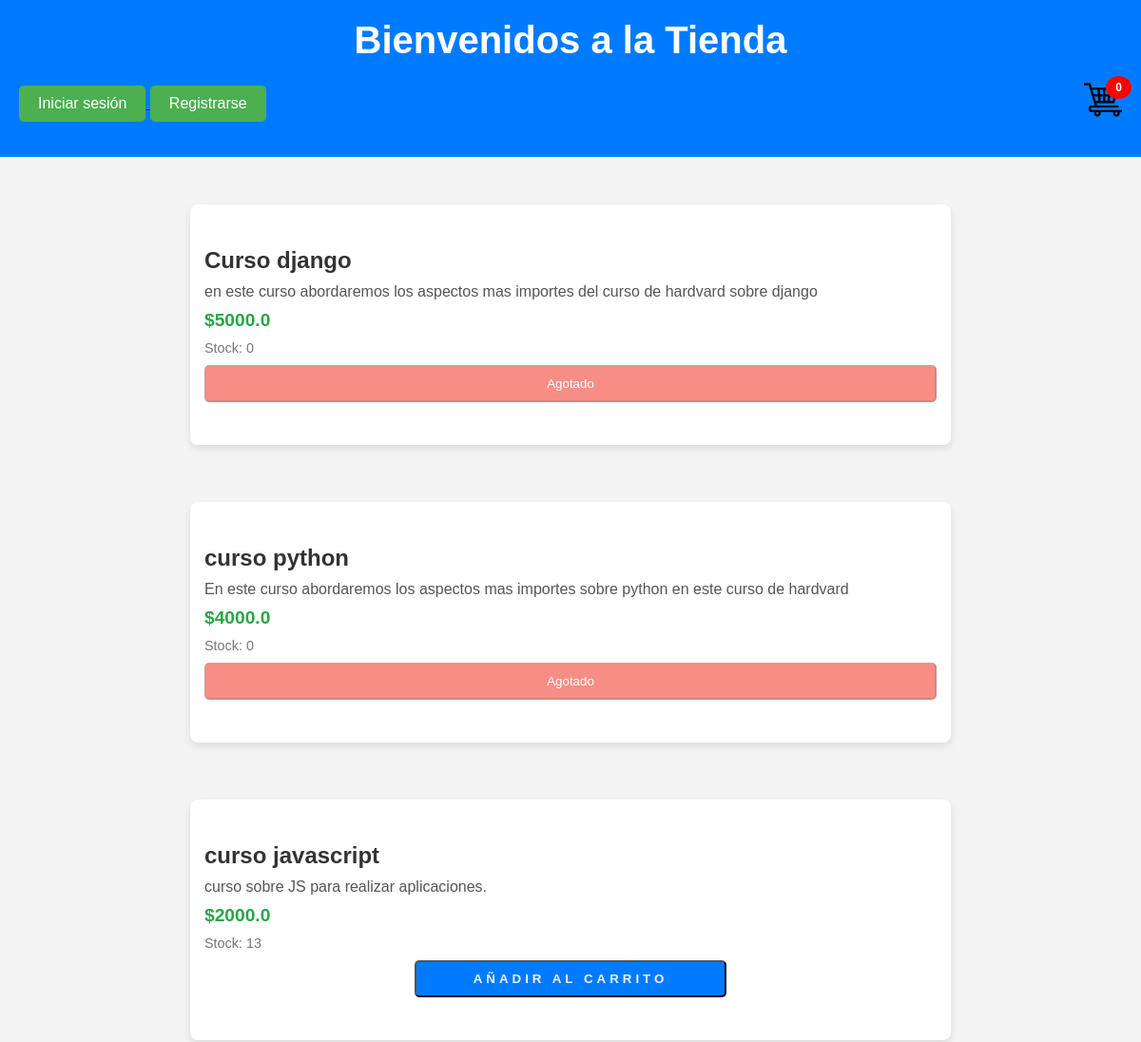
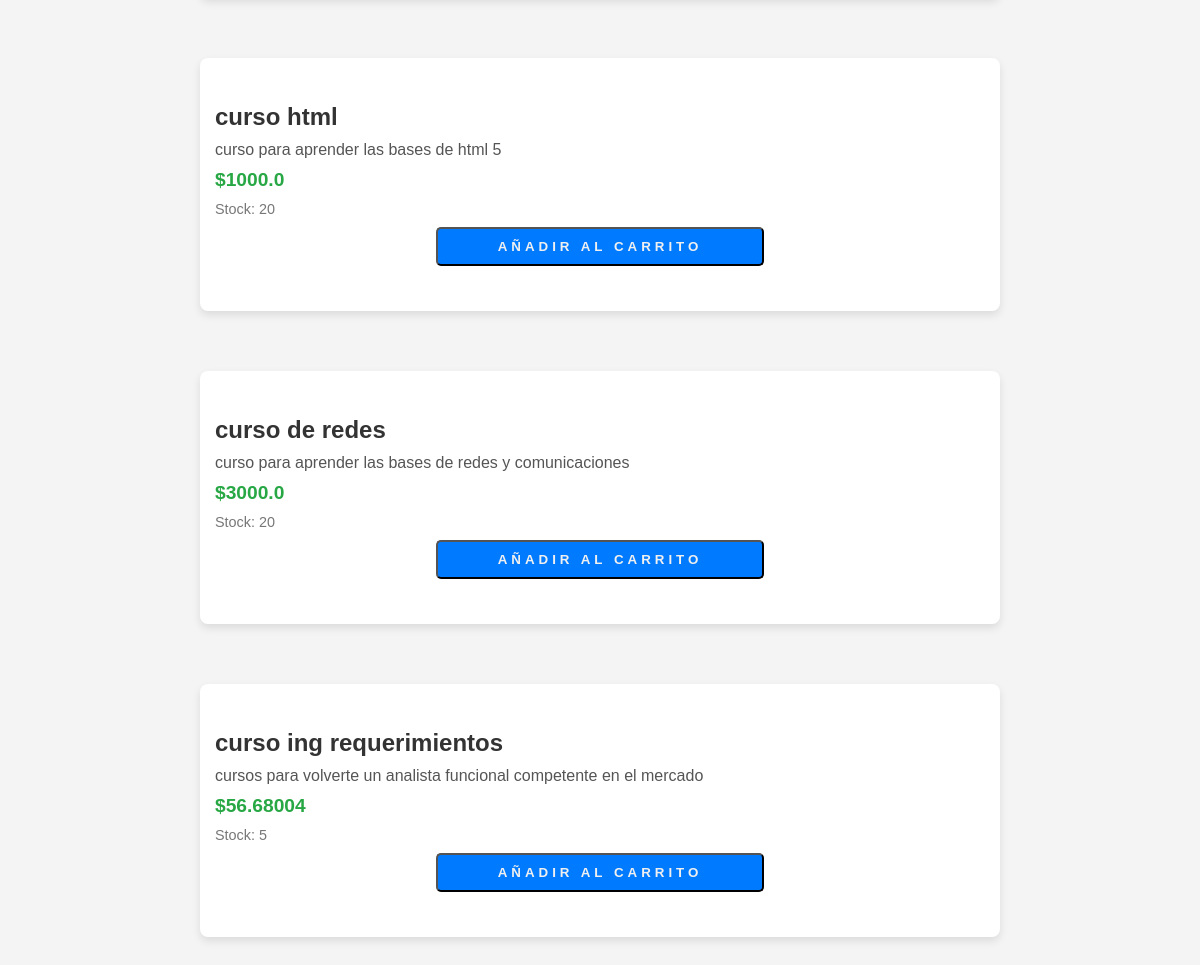
The page / on the database its author committed (2 pictures, top to bottom).
### CarritoAplicacion/models.py (models this page shows, shortened)
class Producto(models.Model):
    nombre = models.CharField(max_length=50)
    descripcion = models.TextField()
    categoria = models.CharField(max_length=40)
    precio = models.FloatField()
    stock = models.IntegerField(default=0)

### CarritoAplicacion/views.py (the view)
# urls.py: path('', index, name="Index"), #incluyo para que levante el index
def index(request):
    carrito = Carrito(request)
    total_productos = sum(item["stock"] for item in carrito.carrito.values())
    total_carrito = carrito.calcular_total()
    productos = Producto.objects.all()
    return render(request, "index.html", {
        'productos': productos,
        'total_carrito': total_carrito,  # Pasamos el total al contexto
        'total_productos': total_productos,  # Pasamos el total de productos al contexto
    })

### CarritoAplicacion/Carrito.py (called while the page is built)
    def calcular_total(self):
        total = 0
        for item in self.carrito.values():
            total += float(item["precioFinal"])
        return total

### CarritoAplicacion/templates/index.html (shortened to what this page needs)
<!DOCTYPE html>
{% load static %}
<html lang="es">
<head>
    <link rel="stylesheet" href="{% static 'css/estilos.css' %}">
</head>
<body>
    <div class="header">
        <h1 class="header-title">Bienvenidos a la Tienda</h1>
            <div class="container-nav">
            <div class="auth-links">
                {% if user.is_authenticated %}
                <form action="{% url 'Logout' %}" method="post" style="display:flex; flex-direction: column; padding-top: 5px;">
                    {% csrf_token %}
                    <label>Hola, {{ user.username }}</label>
                    <button type="submit" class="btn-logout">Cerrar sesión</button>
                </form>
            {% else %}
                <a href="{% url 'Login' %}">
                    <button class="btn-login">Iniciar sesión</button>
                </a>
                <a href="{% url 'Register' %}">
                    <button class="btn-register">Registrarse</button>
                </a>
            {% endif %}
            </div>
            <div class="container-icono-carrito">
                <a href="{% url 'carritoVista' %}">
                    <img src="{% static 'img/shopping-trolley_4883608.png' %}" alt="carrito" id="abrirModalBtn" class="btn-abrir-modal">
                    <span class="contador-carrito">{{ total_productos }}</span>
                </a>
            </div>
        </div>
    </div>
    <div class="container-main">
        <div class="productos-container">
            {% for producto in productos %}
            <div class="card">
                <div class="card-body">
                    <h2 class="card-title">{{ producto.nombre }}</h2>
                    <p class="card-description">{{ producto.descripcion }}</p>
                    <span class="card-price">${{ producto.precio }}</span>
                    <span class="card-stock">Stock: {{ producto.stock }}</span>
                    {% if producto.stock > 0 %}
                        <a href="{% url 'Agregar' producto.id %}" class="link-agregar">
                            <button class="btn-agregar">Añadir al carrito</button>
                        </a>
                    {% else %}
                        <button class="btn-agotado" disabled>Agotado</button>
                    {% endif %}
                </div>
            </div>
            {% endfor %}
        </div>
            {% include "carritoVista.html" %}
    </div>
</body>
</html>

### CarritoAplicacion/static/css/estilos.css (style rules this page uses)
* { margin: 0; padding: 0; box-sizing: border-box; }
body { font-family: Arial, sans-serif; background-color: #f4f4f4; color: #333; }
.header { background-color: #007bff; color: white; text-align: center; padding: 20px; display: flex; flex-direction: column; align-items: center; justify-content: center; }
.header-title { font-size: 2.5em; font-weight: bold; }
.container-nav { display:flex; flex-direction: row; justify-content: space-between; width: 100%; }
.container-icono-carrito { width: 40px; height: 40px; display: inline; margin: 20px 0; }
.btn-abrir-modal { width: 100%; height: 100%; object-fit: contain; transition: transform 1s ease; }
.btn-login { background-color: #4CAF50; color: white; padding: 10px 20px; font-size: 16px; border: none; border-radius: 5px; cursor: pointer; transition: background-color 0.3s ease; margin-top: 25px; }
.auth-links { margin-bottom: 10px; }
.btn-register { background-color: #4CAF50; color: white; padding: 10px 20px; font-size: 16px; border: none; border-radius: 5px; cursor: pointer; transition: background-color 0.3s ease; margin-top: 25px; }
.container-main { display: flex; flex-direction: column; justify-content: space-around; align-items: center; margin: 20px; }
.productos-container { display: flex; flex-direction: column; align-items: center; width: 70%; }
.card { background-color: white; width: 100%; max-width: 800px; border-radius: 8px; overflow: hidden; box-shadow: 0 4px 8px rgba(0, 0, 0, 0.1); transition: transform 0.2s; margin: 30px 0; padding: 30px 0; }
.card-body { padding: 15px; display: flex; flex-direction: column; gap: 10px; }
.card-title { font-size: 1.5em; font-weight: bold; color: #333; }
.card-description { font-size: 1em; color: #555; }
.card-price { font-size: 1.2em; color: #28a745; font-weight: bold; }
.card-stock { font-size: 0.9em; color: #777; }
.btn-agregar { display: inline-block; padding: 10px 60px; background-color: #007bff; color: #f0f0f0; text-align: center; letter-spacing: 4px; text-transform: uppercase; font-weight: bolder; border-radius: 5px; transition: background-color 0.3s; }
.link-agregar { text-decoration: none !important; color: #f0f0f0; display: flex; flex-direction: row; justify-content: center; }
.btn-agotado { background-color: #f44336; color: white; padding: 10px 20px; text-align: center; border-radius: 5px; cursor: not-allowed; opacity: 0.6; }
.container-icono-carrito { position: relative; }
.contador-carrito { position: absolute; top: -5px; right: -10px; background-color: red; color: white; border-radius: 50%; padding: 5px 10px; font-size: 12px; font-weight: bold; }

### rows shown on the page
Producto: nombre "Curso django", descripcion "en este curso abordaremos los aspectos mas importes del curso de hardvard sobre django", precio "5000.0", stock "0", shows "Agotado"
Producto: nombre "curso python", descripcion "En este curso abordaremos los aspectos mas importes sobre python en este curso de hardvard", precio "4000.0", stock "0", shows "Agotado"
Producto: nombre "curso javascript", descripcion "curso sobre JS para realizar aplicaciones.", precio "2000.0", stock "13", shows "AÑADIR AL CARRITO"
Producto: nombre "curso html", descripcion "curso para aprender las bases de html 5", precio "1000.0", stock "20", shows "AÑADIR AL CARRITO"
Producto: nombre "curso de redes", descripcion "curso para aprender las bases de redes y comunicaciones", precio "3000.0", stock "20", shows "AÑADIR AL CARRITO"
Producto: nombre "curso ing requerimientos", descripcion "cursos para volverte un analista funcional competente en el mercado", precio "56.68004", stock "5", shows "AÑADIR AL CARRITO"

### other values the page prints
{{ total_productos }} "0"
